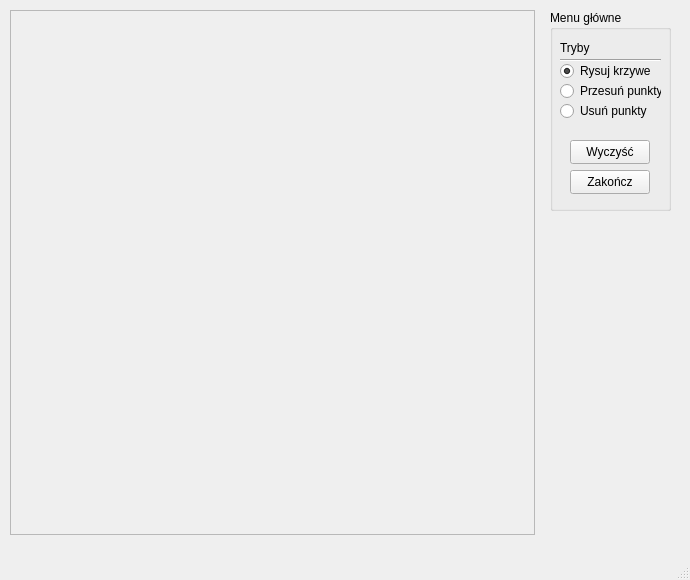
<?xml version="1.0" encoding="UTF-8"?>
<ui version="4.0">
 <class>MainWindow</class>
 <widget class="QMainWindow" name="MainWindow">
  <property name="geometry">
   <rect>
    <x>0</x>
    <y>0</y>
    <width>690</width>
    <height>580</height>
   </rect>
  </property>
  <property name="windowTitle">
   <string>PGK - Zadanie #4: Krzywe B-sklejane</string>
  </property>
  <widget class="QWidget" name="centralwidget">
   <widget class="QFrame" name="frame">
    <property name="geometry">
     <rect>
      <x>10</x>
      <y>10</y>
      <width>525</width>
      <height>525</height>
     </rect>
    </property>
    <property name="frameShape">
     <enum>QFrame::StyledPanel</enum>
    </property>
    <property name="frameShadow">
     <enum>QFrame::Raised</enum>
    </property>
   </widget>
   <widget class="QGroupBox" name="groupBox">
    <property name="geometry">
     <rect>
      <x>550</x>
      <y>10</y>
      <width>121</width>
      <height>201</height>
     </rect>
    </property>
    <property name="title">
     <string>Menu główne</string>
    </property>
    <widget class="QPushButton" name="clearButton">
     <property name="geometry">
      <rect>
       <x>20</x>
       <y>130</y>
       <width>80</width>
       <height>24</height>
      </rect>
     </property>
     <property name="text">
      <string>Wyczyść</string>
     </property>
    </widget>
    <widget class="QPushButton" name="exitButton">
     <property name="geometry">
      <rect>
       <x>20</x>
       <y>160</y>
       <width>80</width>
       <height>24</height>
      </rect>
     </property>
     <property name="text">
      <string>Zakończ</string>
     </property>
    </widget>
    <widget class="QLabel" name="label">
     <property name="geometry">
      <rect>
       <x>10</x>
       <y>30</y>
       <width>49</width>
       <height>16</height>
      </rect>
     </property>
     <property name="text">
      <string>Tryby</string>
     </property>
    </widget>
    <widget class="QRadioButton" name="moveButton">
     <property name="geometry">
      <rect>
       <x>10</x>
       <y>70</y>
       <width>101</width>
       <height>22</height>
      </rect>
     </property>
     <property name="text">
      <string>Przesuń punkty</string>
     </property>
    </widget>
    <widget class="QRadioButton" name="delButton">
     <property name="geometry">
      <rect>
       <x>10</x>
       <y>90</y>
       <width>91</width>
       <height>22</height>
      </rect>
     </property>
     <property name="text">
      <string>Usuń punkty</string>
     </property>
    </widget>
    <widget class="Line" name="line">
     <property name="geometry">
      <rect>
       <x>10</x>
       <y>40</y>
       <width>101</width>
       <height>20</height>
      </rect>
     </property>
     <property name="orientation">
      <enum>Qt::Horizontal</enum>
     </property>
    </widget>
    <widget class="QRadioButton" name="drawButton">
     <property name="geometry">
      <rect>
       <x>10</x>
       <y>50</y>
       <width>91</width>
       <height>22</height>
      </rect>
     </property>
     <property name="text">
      <string>Rysuj krzywe</string>
     </property>
     <property name="checked">
      <bool>true</bool>
     </property>
    </widget>
   </widget>
  </widget>
  <widget class="QStatusBar" name="statusbar"/>
 </widget>
 <resources/>
 <connections/>
</ui>
